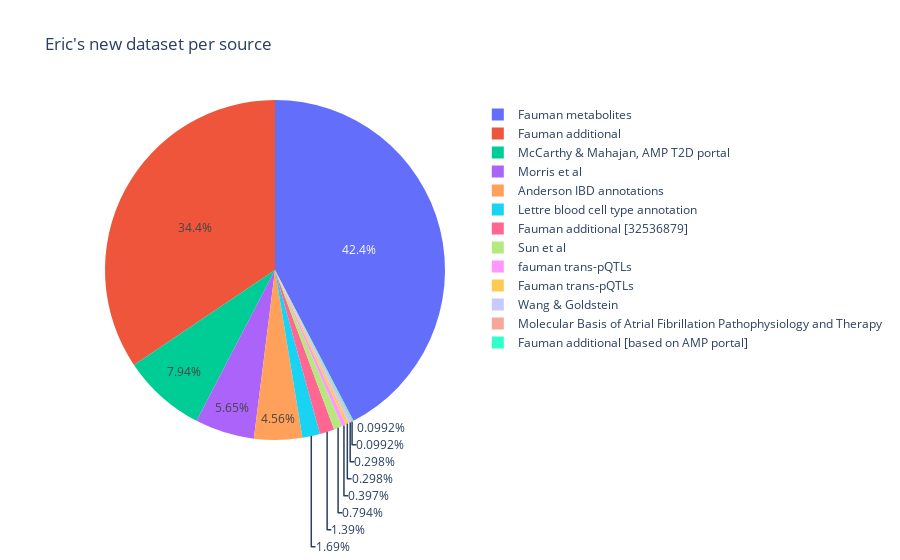

The cell this chart's notebook holds for it:
### Code cell
fig2 = px.pie(eric_gs.toPandas(), names='assertion_source', title="Eric's new dataset per source")
fig2.show()

### Figure 1 — Plotly figure (JSON) as saved in the notebook; plotly's stock layout.template omitted (floating-point values rounded to 4 significant figures; data arrays with more than 128 entries replaced by an {"elided": "..."} marker saying what was removed)
{"data": [{"domain": {"x": [0, 1], "y": [0, 1]}, "hovertemplate": "assertion_source=%{label}<extra></extra>", "labels": {"elided": "1008 str values"}, "legendgroup": "", "name": "", "showlegend": true, "type": "pie"}], "layout": {"legend": {"tracegroupgap": 0}, "title": {"text": "Eric's new dataset per source"}}}
